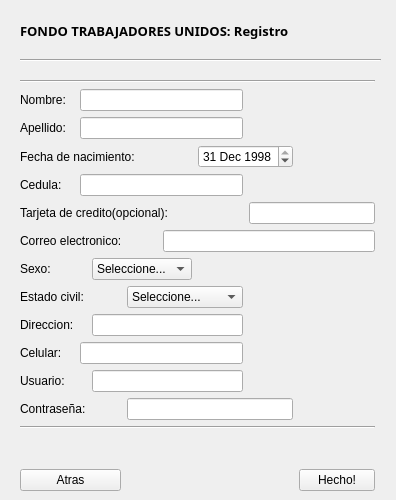
<?xml version="1.0" encoding="UTF-8"?>
<ui version="4.0">
 <class>Registro</class>
 <widget class="QWidget" name="Registro">
  <property name="geometry">
   <rect>
    <x>0</x>
    <y>0</y>
    <width>396</width>
    <height>500</height>
   </rect>
  </property>
  <property name="windowTitle">
   <string>Registro</string>
  </property>
  <widget class="QWidget" name="layoutWidget">
   <property name="geometry">
    <rect>
     <x>20</x>
     <y>80</y>
     <width>355</width>
     <height>411</height>
    </rect>
   </property>
   <layout class="QGridLayout" name="gridLayout">
    <item row="12" column="3" colspan="4">
     <widget class="QLineEdit" name="password"/>
    </item>
    <item row="1" column="0">
     <widget class="QLabel" name="label">
      <property name="text">
       <string>Nombre:</string>
      </property>
     </widget>
    </item>
    <item row="1" column="1" colspan="5">
     <widget class="QLineEdit" name="nombre"/>
    </item>
    <item row="7" column="2" colspan="3">
     <widget class="QComboBox" name="sexo">
      <item>
       <property name="text">
        <string>Seleccione...</string>
       </property>
      </item>
      <item>
       <property name="text">
        <string>Hombre</string>
       </property>
      </item>
      <item>
       <property name="text">
        <string>Mujer</string>
       </property>
      </item>
     </widget>
    </item>
    <item row="6" column="0" colspan="4">
     <widget class="QLabel" name="label_6">
      <property name="text">
       <string>Correo electronico:</string>
      </property>
     </widget>
    </item>
    <item row="0" column="0" colspan="8">
     <widget class="Line" name="line_2">
      <property name="orientation">
       <enum>Qt::Horizontal</enum>
      </property>
     </widget>
    </item>
    <item row="13" column="0" colspan="8">
     <widget class="Line" name="line">
      <property name="orientation">
       <enum>Qt::Horizontal</enum>
      </property>
     </widget>
    </item>
    <item row="6" column="4" colspan="4">
     <widget class="QLineEdit" name="correo"/>
    </item>
    <item row="8" column="0" colspan="2">
     <widget class="QLabel" name="label_8">
      <property name="text">
       <string>Estado civil:</string>
      </property>
     </widget>
    </item>
    <item row="5" column="0" colspan="5">
     <widget class="QLabel" name="label_5">
      <property name="text">
       <string>Tarjeta de credito(opcional):</string>
      </property>
     </widget>
    </item>
    <item row="10" column="0">
     <widget class="QLabel" name="label_10">
      <property name="text">
       <string>Celular:</string>
      </property>
     </widget>
    </item>
    <item row="11" column="0">
     <widget class="QLabel" name="label_11">
      <property name="text">
       <string>Usuario:</string>
      </property>
     </widget>
    </item>
    <item row="11" column="2" colspan="4">
     <widget class="QLineEdit" name="usuario"/>
    </item>
    <item row="2" column="1" colspan="5">
     <widget class="QLineEdit" name="apellido"/>
    </item>
    <item row="15" column="7">
     <widget class="QPushButton" name="pushButton_2">
      <property name="text">
       <string>Hecho!</string>
      </property>
     </widget>
    </item>
    <item row="3" column="0" colspan="4">
     <widget class="QLabel" name="label_3">
      <property name="text">
       <string>Fecha de nacimiento:</string>
      </property>
     </widget>
    </item>
    <item row="9" column="0">
     <widget class="QLabel" name="label_9">
      <property name="text">
       <string>Direccion:</string>
      </property>
     </widget>
    </item>
    <item row="4" column="1" colspan="5">
     <widget class="QLineEdit" name="cedula"/>
    </item>
    <item row="3" column="5" colspan="2">
     <widget class="QDateEdit" name="fechaNacimiento">
      <property name="dateTime">
       <datetime>
        <hour>23</hour>
        <minute>59</minute>
        <second>59</second>
        <year>1998</year>
        <month>12</month>
        <day>31</day>
       </datetime>
      </property>
      <property name="maximumDate">
       <date>
        <year>1998</year>
        <month>12</month>
        <day>31</day>
       </date>
      </property>
      <property name="minimumDate">
       <date>
        <year>1920</year>
        <month>1</month>
        <day>1</day>
       </date>
      </property>
     </widget>
    </item>
    <item row="15" column="0" colspan="3">
     <widget class="QPushButton" name="pushButton">
      <property name="text">
       <string>Atras</string>
      </property>
     </widget>
    </item>
    <item row="2" column="0">
     <widget class="QLabel" name="label_2">
      <property name="text">
       <string>Apellido:</string>
      </property>
     </widget>
    </item>
    <item row="5" column="6" colspan="2">
     <widget class="QLineEdit" name="tarjetaCredito"/>
    </item>
    <item row="9" column="2" colspan="4">
     <widget class="QLineEdit" name="direccion"/>
    </item>
    <item row="10" column="1" colspan="5">
     <widget class="QLineEdit" name="celular">
      <property name="inputMethodHints">
       <set>Qt::ImhNone</set>
      </property>
     </widget>
    </item>
    <item row="8" column="3" colspan="3">
     <widget class="QComboBox" name="estadoCivil">
      <item>
       <property name="text">
        <string>Seleccione...</string>
       </property>
      </item>
      <item>
       <property name="text">
        <string>Soltero</string>
       </property>
      </item>
      <item>
       <property name="text">
        <string>Casado</string>
       </property>
      </item>
      <item>
       <property name="text">
        <string>Viudo</string>
       </property>
      </item>
      <item>
       <property name="text">
        <string>Otro</string>
       </property>
      </item>
     </widget>
    </item>
    <item row="12" column="0" colspan="2">
     <widget class="QLabel" name="label_12">
      <property name="text">
       <string>Contraseña:</string>
      </property>
     </widget>
    </item>
    <item row="4" column="0">
     <widget class="QLabel" name="label_4">
      <property name="text">
       <string>Cedula:</string>
      </property>
     </widget>
    </item>
    <item row="7" column="0">
     <widget class="QLabel" name="label_7">
      <property name="text">
       <string>Sexo:</string>
      </property>
     </widget>
    </item>
    <item row="14" column="0">
     <spacer name="verticalSpacer">
      <property name="orientation">
       <enum>Qt::Vertical</enum>
      </property>
      <property name="sizeHint" stdset="0">
       <size>
        <width>20</width>
        <height>40</height>
       </size>
      </property>
     </spacer>
    </item>
   </layout>
  </widget>
  <widget class="QLabel" name="label_13">
   <property name="geometry">
    <rect>
     <x>20</x>
     <y>10</y>
     <width>401</width>
     <height>41</height>
    </rect>
   </property>
   <property name="font">
    <font>
     <family>Arial Black</family>
     <pointsize>10</pointsize>
     <weight>75</weight>
     <bold>true</bold>
    </font>
   </property>
   <property name="text">
    <string>FONDO TRABAJADORES UNIDOS: Registro</string>
   </property>
  </widget>
  <widget class="Line" name="line_3">
   <property name="geometry">
    <rect>
     <x>20</x>
     <y>50</y>
     <width>361</width>
     <height>20</height>
    </rect>
   </property>
   <property name="orientation">
    <enum>Qt::Horizontal</enum>
   </property>
  </widget>
 </widget>
 <tabstops>
  <tabstop>nombre</tabstop>
  <tabstop>apellido</tabstop>
  <tabstop>fechaNacimiento</tabstop>
  <tabstop>cedula</tabstop>
  <tabstop>tarjetaCredito</tabstop>
  <tabstop>correo</tabstop>
  <tabstop>sexo</tabstop>
  <tabstop>estadoCivil</tabstop>
  <tabstop>direccion</tabstop>
  <tabstop>celular</tabstop>
  <tabstop>usuario</tabstop>
  <tabstop>password</tabstop>
  <tabstop>pushButton</tabstop>
  <tabstop>pushButton_2</tabstop>
 </tabstops>
 <resources/>
 <connections/>
</ui>
